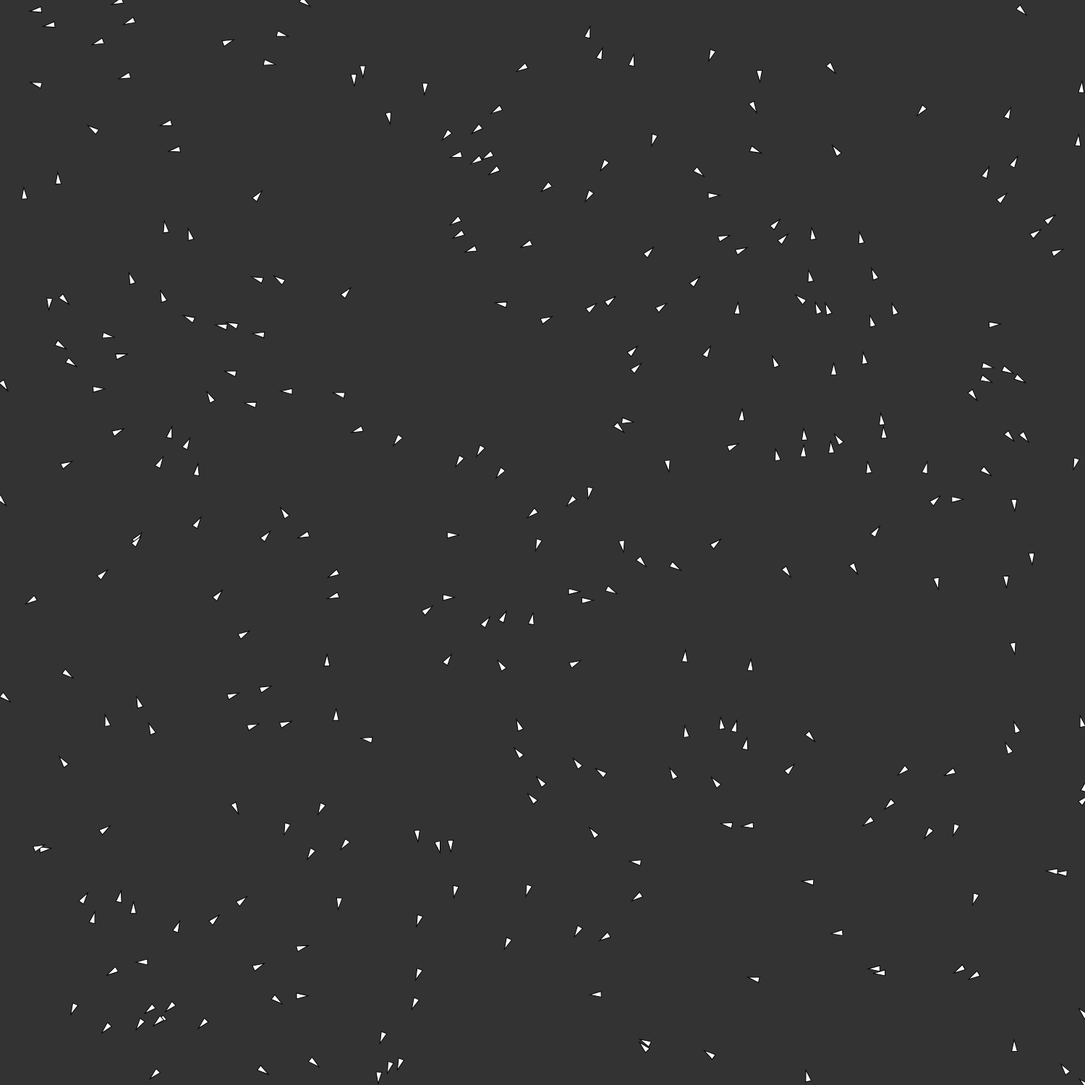
Frame 1 (no input)
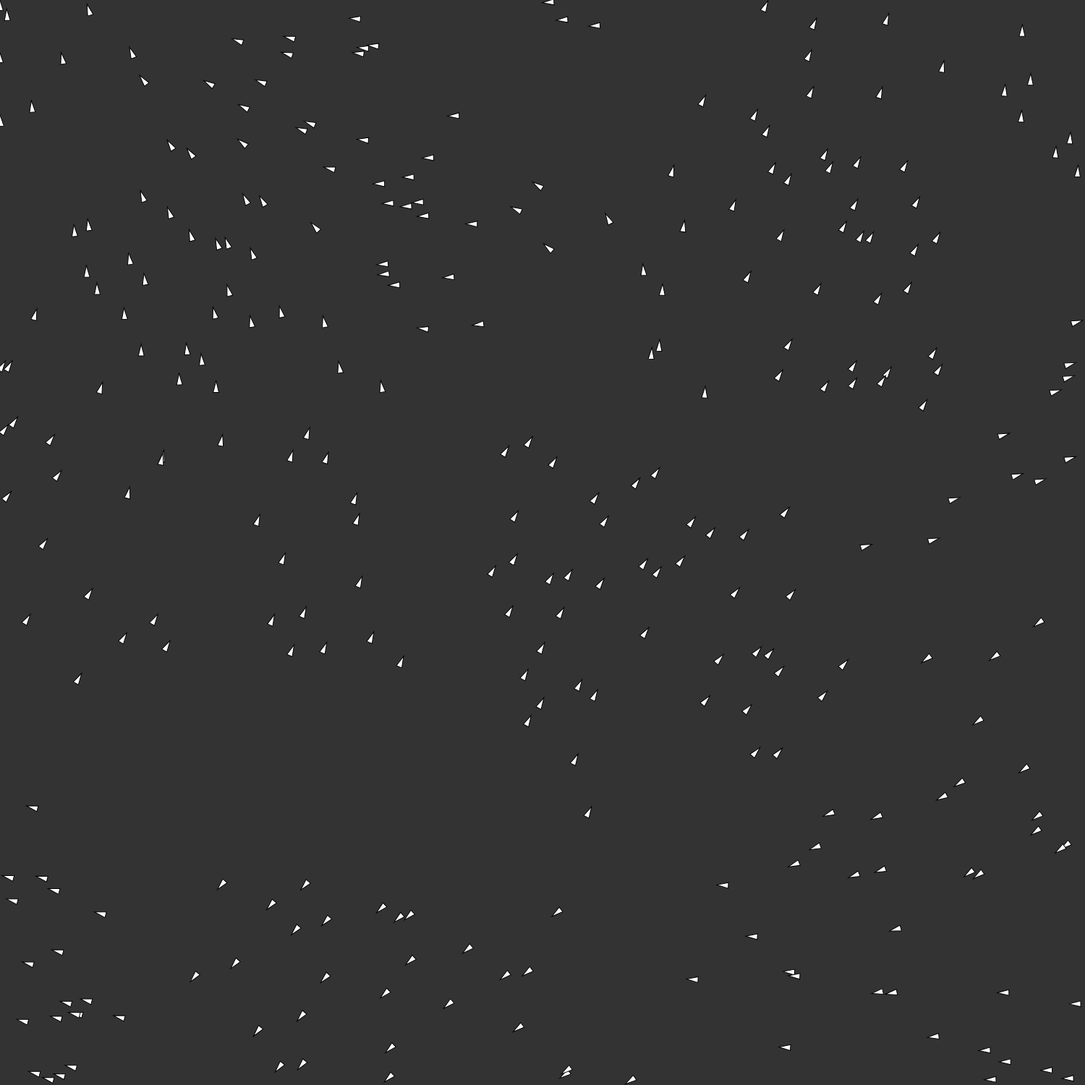
Frame 60 (no input)
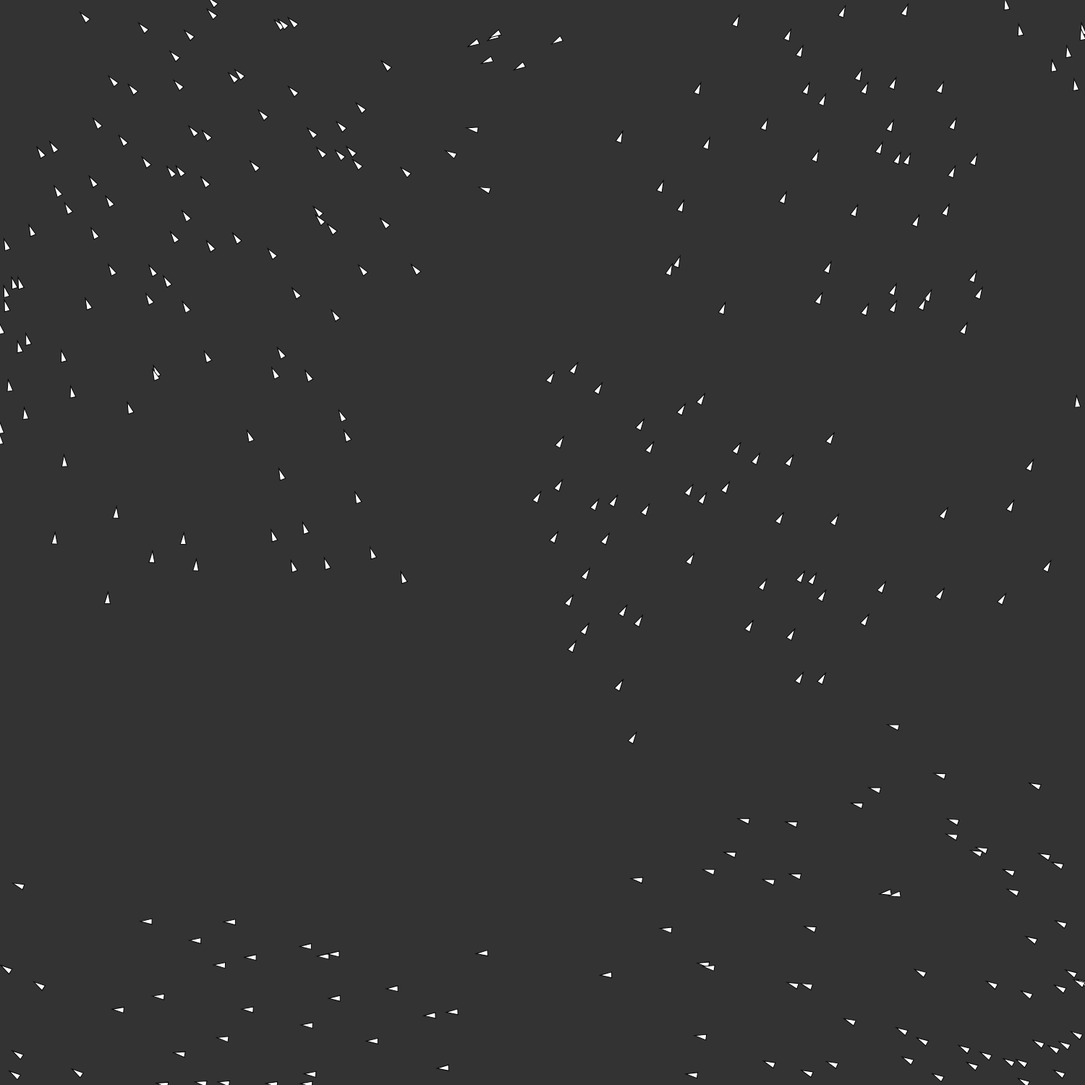
Frame 120 (the mouse pressed at the canvas centre since frame 60)

The p5.js sketch that drew these frames (run headless with seeded random() and noise() and a simulated clock; from frame 60 on, the mouse is pressed at the canvas centre):

// p5.js sketch
// ── sketch.js

var vehicles = [];
var vehicleCount = 300;


function setup() {
  createCanvas(1500,1500);
  for (var i = 0; i < vehicleCount; i++) {
    var x = random(width);
    var y = random(height);
    //var x = width/2;
    //var y = height/2;

    vehicles[i] = new Vehicle(x, y);
    vehicles[i].velocity = createVector(random(-1,1), random(-1,1));
    //console.log(vehicles[i].velocity.heading() + (PI / 2)); 
  }
    
}


function draw() {
  background(51);

  
  //iterate through vehicles
  for (var i = vehicles.length - 1; i >= 0; i--) {
    //vehicles[i].boundaries();

    //find direction to move
    vehicles[i].behaviors();

    //move direction
    vehicles[i].update();
    vehicles[i].display(); 
    vehicles[i].boundaries();
  }
}

// ── vehicle.js

var mr = 0.01;

function Vehicle(x, y, dna) {
  this.acceleration = createVector(0, 0);
  this.velocity = createVector(0, 0);
  this.position = createVector(x, y);
  this.r = 4;
  this.maxspeed = 2;
  this.maxforce = .5;
  

  // Method to update location
  this.update = function() {

    // Update velocity
    this.velocity.add(this.acceleration);
    // Limit speed
    this.velocity.limit(this.maxspeed);
    this.position.add(this.velocity);
    // Reset accelerationelertion to 0 each cycle
    this.acceleration.mult(0);
   
  }

  this.applyForce = function(force) {    
    this.acceleration.add(force);
  }

  this.behaviors = function() {

    //var steer = this.seek(createVector(this.position.x-1, this.position.y));
    
    //this.applyForce(steer);  
    this.allign();

  }

  this.allign = function() {
    var  flockSize = 100
    var  totalDesired = createVector();
    var  avgDesired = createVector();
    var flockNumber = 0;

    for (var i = 0;i < vehicles.length ;i++)
    {
      var other = vehicles[i];
      var distance = dist(this.position.x,this.position.y,other.position.x,other.position.y);

      if (distance < flockSize && other != this){
        totalDesired.add(other.velocity);
        flockNumber++;
      }

    }

    if (flockNumber > 0)
    {
      avgDesired = totalDesired.div(flockNumber);
      avgDesired.setMag(this.maxspeed);
      avgDesired.sub(this.velocity);
      avgDesired.limit(this.maxForce);
      
      this.applyForce(avgDesired);
    }
    
    
  }

  // A method that calculates a steering force towards a target
  // STEER = DESIRED MINUS VELOCITY
  this.seek = function(target) {

    var desired = p5.Vector.sub(target, this.position); // A vector pointing from the location to the target

    // Scale to maximum speed
    desired.setMag(this.maxspeed);

    // Steering = Desired minus velocity
    var steer = p5.Vector.sub(desired, this.velocity);
    steer.limit(this.maxforce); // Limit to maximum steering force

    return steer;
    //this.applyForce(steer);
  }

  this.display = function() {
    // Draw a triangle rotated in the direction of velocity
    var angle = this.velocity.heading() + PI / 2;

    push();
    translate(this.position.x, this.position.y);
    rotate(angle);   

    var gr = color(0, 255, 0);
    var rd = color(255, 0, 0);
    var col = lerpColor(rd, gr, this.health);
    fill(col);

    stroke(col);
    strokeWeight(1);
    beginShape();
    vertex(0, -this.r * 2);
    vertex(-this.r, this.r * 2);
    vertex(this.r, this.r * 2);
    endShape(CLOSE);

    pop();
  }


  this.boundaries = function() {
    
    if (this.position.x < 0 )
    {
      this.position.x = width;
    }
    if (this.position.x > width)
    {
      this.position.x = 0;
    }


    if (this.position.y < 0)
    {
      this.position.y = height;
    }
    if (this.position.y > height)
    {
      this.position.y = 0;
    }
    
  }
}
